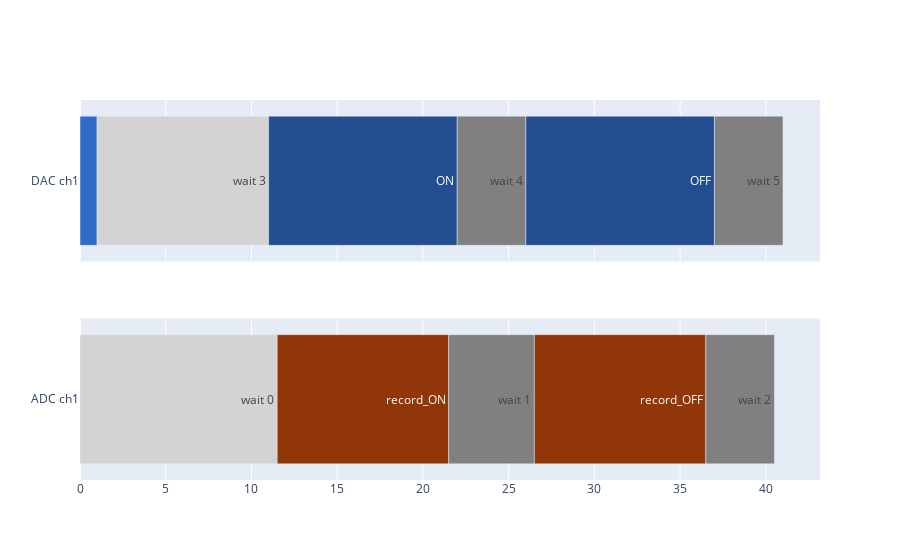

Source (notebook cell):
### Markdown cell above
## Rfsoc setting, memory filling and sequencing

### Code cell
n_points = 100 # number of time the displayed sequence is played (loop out in the doc) 

rfsoc.acquisition_mode('INT')
rfsoc.n_points(n_points)
rfsoc.process_sequencing_IQ_table()


"""
Note that when using 'repetitions' the all sequence is not displayed, only the two first ones are shown. 
The dark color indicate this repetition.  

"""

### Figure 1 — Plotly figure (JSON) as saved in the notebook; plotly's stock layout.template omitted (floating-point values rounded to 4 significant figures)
{"data": [{"customdata": [["trigger", 0, 1], ["wait 3", 1, 11], ["ON", 11, 22], ["wait 4", 22, 26], ["OFF", 26, 37], ["wait 5", 37, 41]], "hovertemplate": "label: %{customdata[0]: s} <br>start: %{customdata[1]:.3f} <br>stop: %{customdata[2]:.3f}", "marker": {"color": ["#306CC7", "#D3D3D3", "#234E90", "#808080", "#234E90", "#808080"]}, "orientation": "h", "text": ["trigger", "wait 3", "ON", "wait 4", "OFF", "wait 5"], "type": "bar", "x": [1, 10, 11, 4, 11, 4], "xaxis": "x", "y": ["DAC ch1", "DAC ch1", "DAC ch1", "DAC ch1", "DAC ch1", "DAC ch1"], "yaxis": "y"}, {"customdata": [["wait 0", 0, 11.5], ["record_ON", 11.5, 21.5], ["wait 1", 21.5, 26.5], ["record_OFF", 26.5, 36.5], ["wait 2", 36.5, 40.5]], "hovertemplate": "label: %{customdata[0]: s} <br>start: %{customdata[1]:.3f} <br>stop: %{customdata[2]:.3f}", "marker": {"color": ["#D3D3D3", "#913608", "#808080", "#913608", "#808080"]}, "orientation": "h", "text": ["wait 0", "record_ON", "wait 1", "record_OFF", "wait 2"], "type": "bar", "x": [11.5, 10, 5, 10, 4], "xaxis": "x2", "y": ["ADC ch1", "ADC ch1", "ADC ch1", "ADC ch1", "ADC ch1"], "yaxis": "y2"}], "layout": {"autosize": true, "showlegend": false, "xaxis": {"anchor": "y", "autorange": true, "domain": [0, 1], "matches": "x2", "range": [0, 43.16], "showticklabels": false, "type": "linear"}, "xaxis2": {"anchor": "y2", "autorange": true, "domain": [0, 1], "range": [0, 43.16], "type": "linear"}, "yaxis": {"anchor": "x", "autorange": true, "domain": [0.575, 1], "range": [-0.5, 0.5], "type": "category"}, "yaxis2": {"anchor": "x2", "autorange": true, "domain": [0, 0.425], "range": [-0.5, 0.5], "type": "category"}}}
